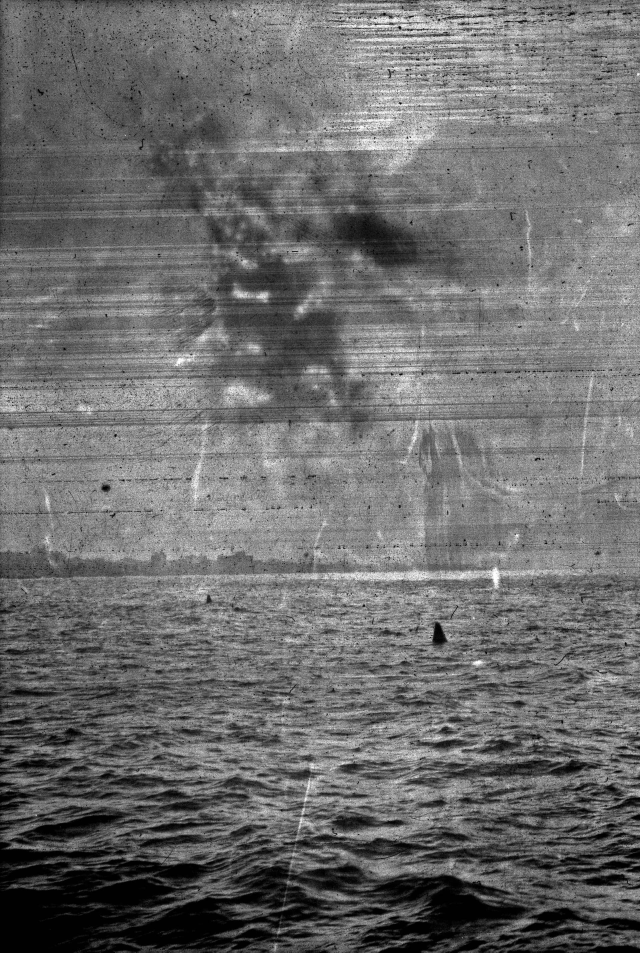
#> input picture roger-dataset/TA-LTA-BMD-002.jpg, 1920 x 2857 px (shown at 1/3 size); its folder holds 4 pictures in this run
$ jupyter execute --allow-errors main.ipynb
#> lines starting #> are read from the running program, lines starting #| are printed output that depends on the picture
### helpers.py
import pickle
import numpy as np
from numpy.linalg import norm
from scipy.spatial import distance
import torch
from tqdm import tqdm
from transformers import AutoImageProcessor, DetrForObjectDetection


def extract_image_embeddings(images, names, filename):
    filename += "-detr"

    try:
        with open(f"{filename}.pickle", 'rb') as handle:
            obj = pickle.load(handle)
            image_embeddings = obj["image_embeddings"]
            image_names = obj["names"]
            del obj

            print(f"File '{filename}.pickle' loaded successfully.")
    except FileNotFoundError:
        image_names = names

        print(
            f"Could not find file '{filename}.pickle'. "
            "Regenerating the embeddings."
        )

        model = DetrForObjectDetection.from_pretrained(
            "facebook/detr-resnet-50",
            revision="no_timm"
        )

        processor = AutoImageProcessor.from_pretrained(
            "facebook/detr-resnet-50",
            revision="no_timm"
        )

        batch_size = 8
        image_embeddings = []

        for start in tqdm(range(0, len(images), batch_size)):
            ims = list(images[start:start + batch_size])

            # Generate the embeddings
            inputs = processor(ims, return_tensors="pt")
            with torch.no_grad():
                embeds = model(**inputs).last_hidden_state

            # Mean Pooling across the sequence dimension
            mean_pooled = embeds.mean(dim=1)  # Shape: (batch_size, hidden_size)
            normalized = torch.nn.functional.normalize(mean_pooled, p=2, dim=1)  # Shape: (batch_size, hidden_size)
            image_embeddings.append(normalized.cpu())

            # The input and outputs of the models take a lot of memory,
            # so we delete them here since we are not using them again
            del inputs, embeds

        image_embeddings = torch.cat(image_embeddings)

        with open(f"{filename}.pickle", 'wb') as handle:
            pickle.dump(
                obj={"image_embeddings": image_embeddings, "names": names},
                file=handle,
                protocol=pickle.HIGHEST_PROTOCOL
            )

    return image_embeddings, image_names


# [83 lines left out: functions embedding_based_dtw, dtw_distance_metric, avg_cosine_similarity_metric, not called in this run]

### main.ipynb
# Concept Narratives with Narrative Maps

[cell 1]
import os
import sys

# To make our relative library imports work
current_dir = os.getcwd()
parent_dir = os.path.dirname(current_dir)
sys.path.append(parent_dir)

import umap
import glob
import json
import pandas as pd
import numpy as np
from time import time
from math import pi, sqrt, ceil
from sklearn.metrics.pairwise import cosine_similarity
from scipy.spatial import distance
from urllib.parse import urlparse
from pulp import *
from sklearn.preprocessing import LabelEncoder
from sklearn.semi_supervised import LabelSpreading
from tqdm import tqdm
from PIL import Image
from scipy import stats
import seaborn as sns
import matplotlib.pyplot as plt

from helpers import extract_image_embeddings, avg_cosine_similarity_metric, dtw_distance_metric
from narrative_maps import (
    extract_varsdict,
    compute_temp_distance_table,
    build_graph,
    graph_stories,
)

## Narrative Maps Linear Program

[cell 2]
# [164 lines left out: function create_LP, not called in this run]

[cell 3]
# [54 lines left out: function build_graph_df_multiple_starts, not called in this run]

[cell 4]
start_time = None
window_i_j = {}
window_j_i = {}


# [127 lines left out: function solve_LP, not called in this run]

## Load the Data

### Load the Images

[cell 5]
data_imgs_path = "./roger-dataset"

# This assumes a folder of JPG images exists
data = []
for im_path in tqdm(glob.glob(f"{data_imgs_path}/*.jpg")):
    with open(im_path, 'rb') as file:
        im = Image.open(file)
#> im is the input picture: PIL image 1920x2857 L; min 0, max 255, mean 109.1
        im = im.convert('RGB')
#> im: PIL image 1920x2857 RGB
        im = im.resize((256, 256), Image.LANCZOS)
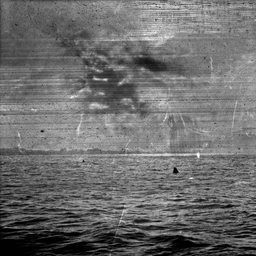
#> im: PIL image 256x256 RGB; min 0, max 254, mean 109.1

        data.append({
            "name": im_path.split("/")[-1],
            "image": np.array(im),
        })
#> pass 2 of the loop `for im_path in tqdm(glob.glob(f"{data_imgs_path}/*.jpg")):`:
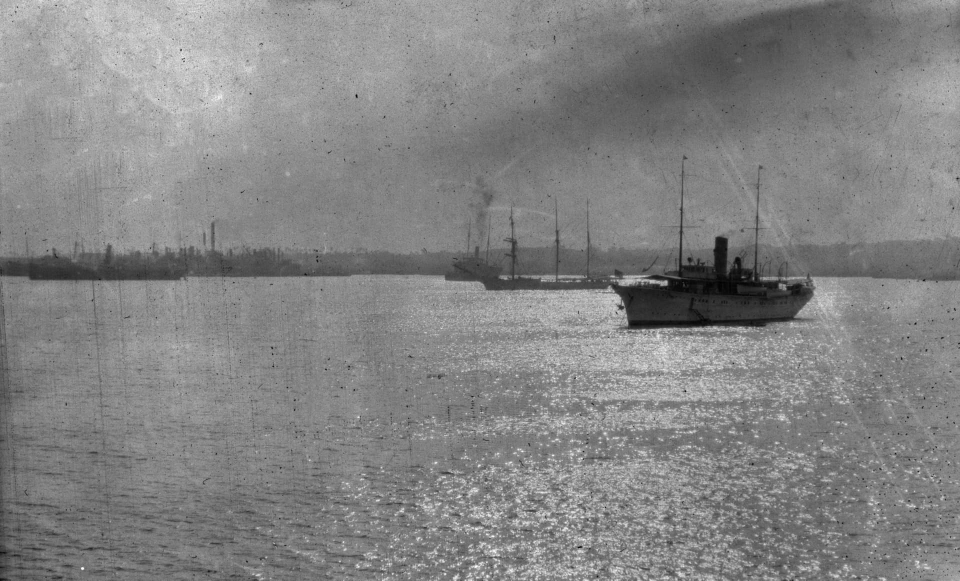
#> input picture roger-dataset/TA-LTA-BMD-004.jpg, 1920 x 1161 px (shown at 1/2 size)
#> im is the input picture: PIL image 1920x1161 L; min 0, max 255, mean 131.5
#> `im = im.resize((256, 256), Image.LANCZOS)`:
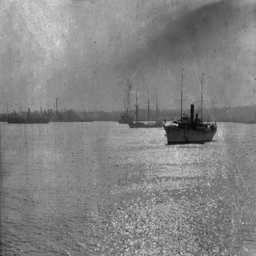
#> im: PIL image 256x256 RGB; min 3, max 229, mean 131.5
#> pass 3 of the loop `for im_path in tqdm(glob.glob(f"{data_imgs_path}/*.jpg")):`:
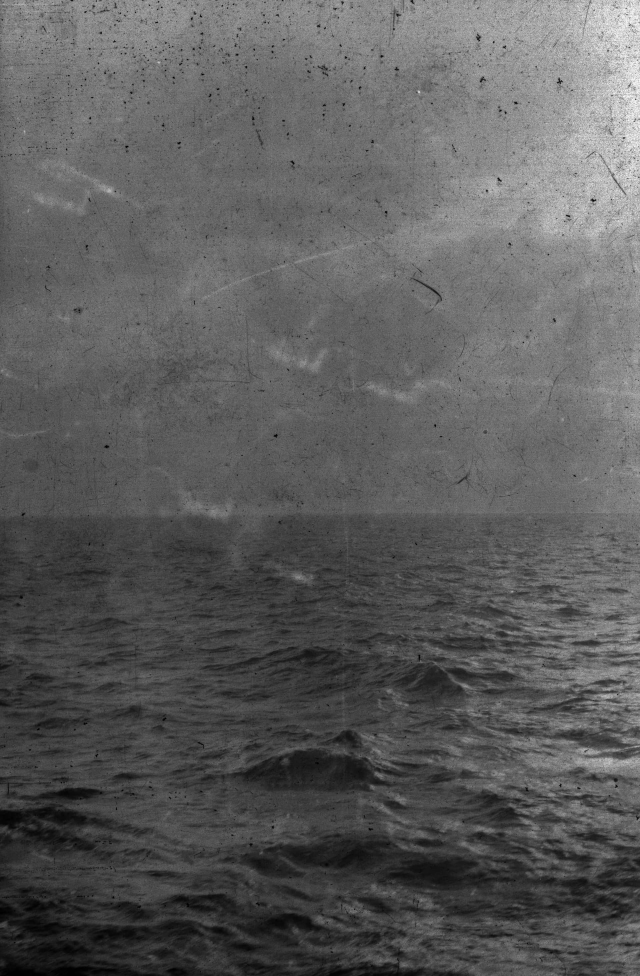
#> input picture roger-dataset/TA-LTA-BRC-002.jpg, 1920 x 2928 px (shown at 1/3 size)
#> im is the input picture: PIL image 1920x2928 L; min 0, max 255, mean 92.5
#> `im = im.resize((256, 256), Image.LANCZOS)`:
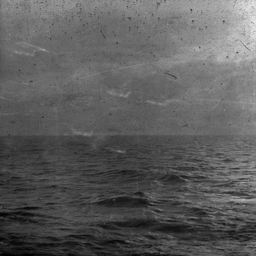
#> im: PIL image 256x256 RGB; min 0, max 234, mean 92.5
#> the loop made 4 passes; the first 3 are shown

data = pd.DataFrame(data)

data.head()

### Load the Embeddings

#> (a cell that did not finish here is left out)
